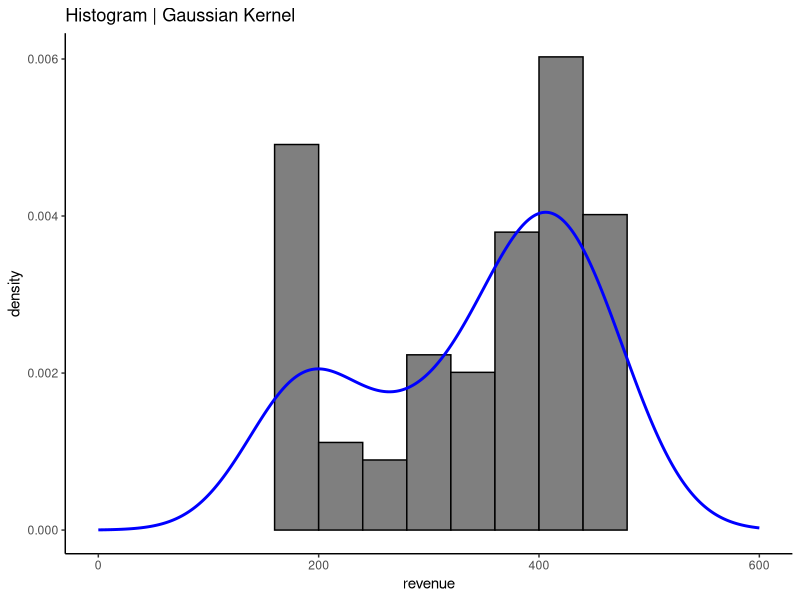
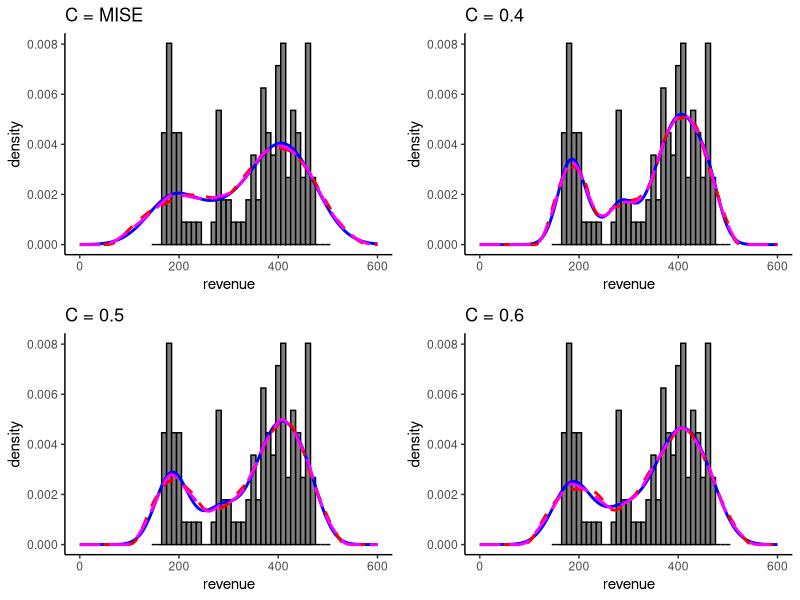

Recreate these plots in R, in order.
#--------------------------------------------------------------------------------

# Ch 7: Univariate Probability Density Estimation
# S2: Kernel Density Estimator

# Joey Gadbois


# libraries
library(tidyverse)
library(ggpubr)

# set ggplot2 theme
theme_set(theme_classic())

#--------------------------------------------------------------------------------

# Example 7.3

# data
snack_shack = tibble(
  revenue = c(437.94, 387.51, 400.48, 403.16, 350.87, 408.43, 275.94, 470.83, 
              173.96, 423.90, 173.70, 462.77, 343.58, 425.04, 168.63, 392.00, 
              368.24, 310.25, 403.15, 177.03, 408.19, 175.33, 320.00, 185.09, 
              462.46, 197.78, 276.34, 392.71, 435.85, 283.82, 383.30, 188.31, 
              460.30, 180.14, 473.08, 177.94, 457.38, 185.24, 352.75, 400.32, 
              371.00, 372.95, 425.95, 358.55, 380.65, 377.22, 375.36, 280.11, 
              450.68, 410.33, 370.11, 380.32, 343.44, 400.26, 227.33, 440.37, 
              405.25, 425.57, 333.21, 200.34, 433.23, 293.51, 458.92, 190.42, 
              358.06, 373.27, 373.83, 182.70, 463.49, 350.00, 400.04, 367.26, 
              167.29, 460.23, 167.22, 400.34, 180.03, 442.55, 190.44, 463.85, 
              283.61, 350.64, 197.66, 428.97, 183.94, 413.37, 183.18, 465.96, 
              420.45, 393.85, 433.92, 183.60, 453.68, 203.80, 418.52, 443.48, 
              407.45, 413.35, 395.71, 410.32, 272.41, 458.21, 283.21, 450.92, 
              195.69, 223.75, 412.15, 213.03, 240.43, 287.79, 297.32, 296.89)
)
snack_shack %>% print()


# histogram and kernel to match SAS
snack_shack %>% 
  ggplot(aes(x = revenue, y = ..density..)) + 
  stat_bin(breaks = seq(160, 500, by = 40), color = 'black', fill = 'grey50') + 
  stat_density(kernel = 'gaussian', bw = 'nrd0', adjust = 1.4209, color = 'blue', 
               alpha = 0, size = 1, linetype = 1, outline.type = 'upper') + 
  ggtitle('Histogram | Gaussian Kernel') + xlim(0, 600)


# increase number of bins and try different bandwidths/kernels
bw_lambda = function(x_var, c){
  n = length(x_var)
  bw = c*IQR(x_var)*(n^(-1/5))
  return(bw)
}

p1 = snack_shack %>% 
  ggplot(aes(x = revenue, y = ..density..)) + 
  stat_bin(breaks = seq(145, 505, by = 10), color = 'black', fill = 'grey50') + 
  stat_density(kernel = 'gaussian', bw = 'nrd0', adjust = 1.4209, color = 'blue', 
               alpha = 0, size = 1, linetype = 1, outline.type = 'upper') + 
  stat_density(kernel = 'epanechnikov', bw = 'nrd0', adjust = 1.4209, color = 'red', 
               alpha = 0, size = 1, linetype = 2, outline.type = 'upper') + 
  stat_density(kernel = 'triangular', bw = 'nrd0', adjust = 1.4209, color = 'magenta1', 
               alpha = 0, size = 1, linetype = 5, outline.type = 'upper') + 
  ggtitle('C = MISE') + xlim(0, 600)

p2 = snack_shack %>% 
  ggplot(aes(x = revenue, y = ..density..)) + 
  stat_bin(breaks = seq(145, 505, by = 10), color = 'black', fill = 'grey50') + 
  stat_density(kernel = 'gaussian', bw = bw_lambda(snack_shack$revenue, 0.4), 
               color = 'blue', alpha = 0, size = 1, linetype = 1, outline.type = 'upper') + 
  stat_density(kernel = 'epanechnikov', bw = bw_lambda(snack_shack$revenue, 0.4), 
               color = 'red', alpha = 0, size = 1, linetype = 2, outline.type = 'upper') + 
  stat_density(kernel = 'triangular', bw = bw_lambda(snack_shack$revenue, 0.4), 
               color = 'magenta1', alpha = 0, size = 1, linetype = 5, outline.type = 'upper') + 
  ggtitle('C = 0.4') + xlim(0, 600)

p3 = snack_shack %>% 
  ggplot(aes(x = revenue, y = ..density..)) + 
  stat_bin(breaks = seq(145, 505, by = 10), color = 'black', fill = 'grey50') + 
  stat_density(kernel = 'gaussian', bw = bw_lambda(snack_shack$revenue, 0.5), 
               color = 'blue', alpha = 0, size = 1, linetype = 1, outline.type = 'upper') + 
  stat_density(kernel = 'epanechnikov', bw = bw_lambda(snack_shack$revenue, 0.5), 
               color = 'red', alpha = 0, size = 1, linetype = 2, outline.type = 'upper') + 
  stat_density(kernel = 'triangular', bw = bw_lambda(snack_shack$revenue, 0.5), 
               color = 'magenta1', alpha = 0, size = 1, linetype = 5, outline.type = 'upper') + 
  ggtitle('C = 0.5') + xlim(0, 600)

p4 = snack_shack %>% 
  ggplot(aes(x = revenue, y = ..density..)) + 
  stat_bin(breaks = seq(145, 505, by = 10), color = 'black', fill = 'grey50') + 
  stat_density(kernel = 'gaussian', bw = bw_lambda(snack_shack$revenue, 0.6), 
               color = 'blue', alpha = 0, size = 1, linetype = 1, outline.type = 'upper') + 
  stat_density(kernel = 'epanechnikov', bw = bw_lambda(snack_shack$revenue, 0.6), 
               color = 'red', alpha = 0, size = 1, linetype = 2, outline.type = 'upper') + 
  stat_density(kernel = 'triangular', bw = bw_lambda(snack_shack$revenue, 0.6), 
               color = 'magenta1', alpha = 0, size = 1, linetype = 5, outline.type = 'upper') + 
  ggtitle('C = 0.6') + xlim(0, 600)

ggarrange(p1, p2, p3, p4, nrow = 2, ncol = 2)

#--------------------------------------------------------------------------------


